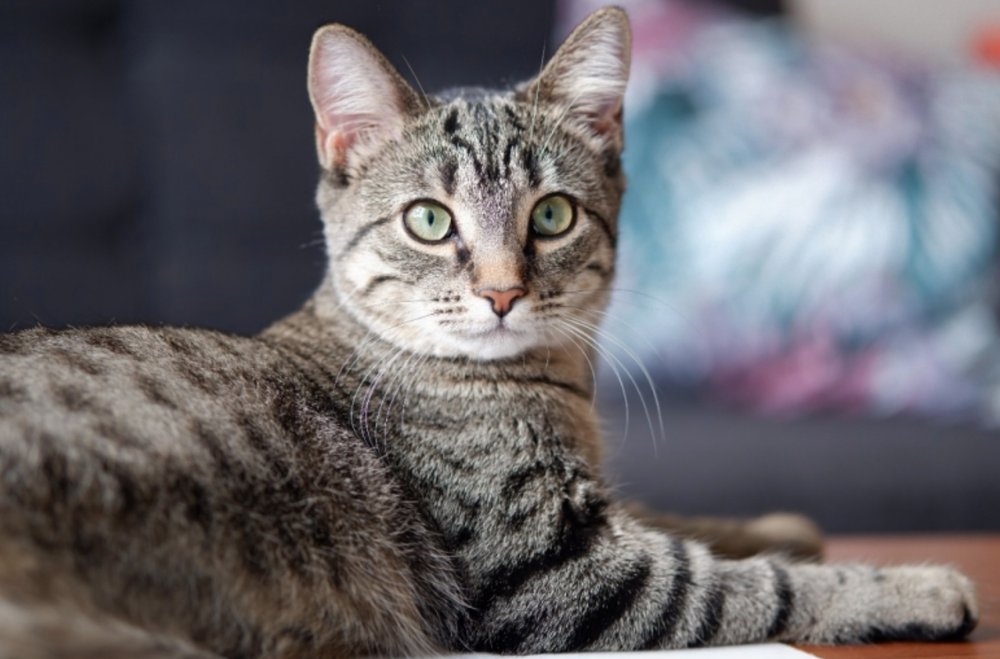
#> input picture cat_photo.png, 1000 x 659 px, shrunk from 1414 x 932 before the run
$ jupyter execute vectorize.ipynb
#> lines starting #> are read from the running program, lines starting #| are printed output that depends on the picture; after the words box and inside, x2 and y2 are one past the last pixel; in counts of white or black regions, pixels touching at a corner belong together
[cell 1]
import cv2 as cv
from matplotlib import pyplot as plt

[cell 2]
img = cv.imread('cat_photo.png', cv.IMREAD_COLOR)
#> img is the input picture: shape (659, 1000, 3); mean B, G, R 106.1, 102, 105

[cell 3]
blurred_img = cv.blur(img, ksize=(9, 9))
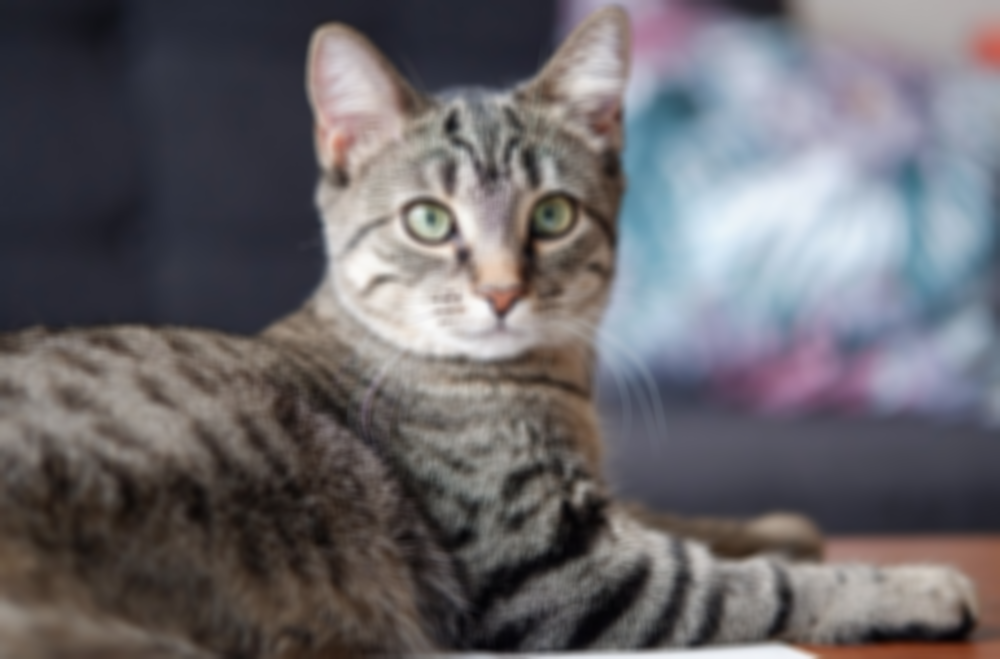
#> blurred_img: shape (659, 1000, 3); mean B, G, R 106.1, 102, 105

[cell 4]
plt.imshow(blurred_img)

[cell 5]
h, w, c = blurred_img.shape
#> h = 659; w = 1000; c = 3

[cell 6]
edges = cv.Canny(blurred_img, 10, 50)
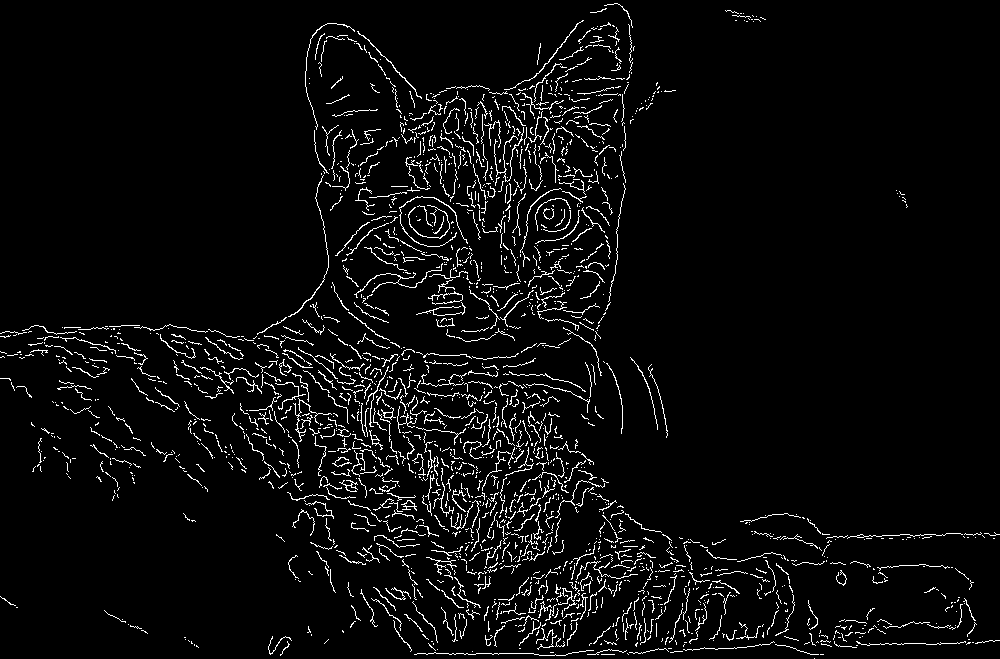
#> edges: shape (659, 1000); 4.4% white in thin lines or dots

[cell 7]
plt.imshow(edges)

[cell 8]
POINT_DOWNSAMPLE = 10

[cell 9]
contours, hierarchy = cv.findContours(edges, cv.RETR_TREE, cv.CHAIN_APPROX_SIMPLE)
#> contours = 1977 contours, 1961 with area under 20; largest, box (x1, y1, x2, y2) and area: (401, 500, 417, 511) 50, (381, 407, 396, 420) 45, (399, 196, 468, 247) 44, (357, 31, 422, 99) 44, (404, 500, 415, 507) 38
svg = ""
svg += f'<svg viewBox="0 0 {h} {w}" xmlns="http://www.w3.org/2000/svg"> <path fill="none" stroke="black" d="'
for line in contours:
    for i in range(0, len(line) - POINT_DOWNSAMPLE, POINT_DOWNSAMPLE):
        x1, y1 = line[i][0]
        x2, y2 = line[i + POINT_DOWNSAMPLE // 3][0]
        x3, y3 = line[i + (2 * POINT_DOWNSAMPLE) // 3][0]
        x4, y4 = line[i + POINT_DOWNSAMPLE][0]
        svg += f"M {x1},{y1} C {x2},{y2} {x3},{y3} {x4},{y4} "
#> this loop made 1977 passes
#> line on passes 1 to 3: [[814, 658]], [[820, 654], [823, 654]], [[601, 654], [614, 654]]
svg += '"/></svg>'
